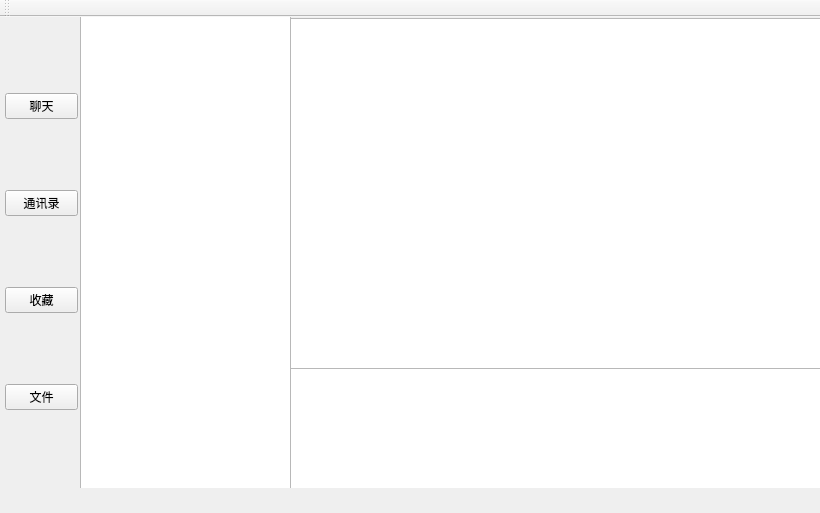
<?xml version="1.0" encoding="UTF-8"?>
<ui version="4.0">
 <class>MyQQ3ClientClass</class>
 <widget class="QMainWindow" name="MyQQ3ClientClass">
  <property name="geometry">
   <rect>
    <x>0</x>
    <y>0</y>
    <width>820</width>
    <height>513</height>
   </rect>
  </property>
  <property name="windowTitle">
   <string>MyQQ3Client</string>
  </property>
  <widget class="QWidget" name="centralWidget">
   <widget class="QWidget" name="widget" native="true">
    <property name="geometry">
     <rect>
      <x>0</x>
      <y>0</y>
      <width>821</width>
      <height>471</height>
     </rect>
    </property>
    <widget class="QWidget" name="layoutWidget">
     <property name="geometry">
      <rect>
       <x>-6</x>
       <y>0</y>
       <width>95</width>
       <height>471</height>
      </rect>
     </property>
     <layout class="QVBoxLayout" name="verticalLayout">
      <item>
       <widget class="QPushButton" name="ChatButton">
        <property name="text">
         <string>聊天</string>
        </property>
       </widget>
      </item>
      <item>
       <widget class="QPushButton" name="ContactButton">
        <property name="text">
         <string>通讯录</string>
        </property>
       </widget>
      </item>
      <item>
       <widget class="QPushButton" name="CollectButton">
        <property name="text">
         <string>收藏</string>
        </property>
       </widget>
      </item>
      <item>
       <widget class="QPushButton" name="FileButton">
        <property name="text">
         <string>文件</string>
        </property>
       </widget>
      </item>
     </layout>
    </widget>
    <widget class="QStackedWidget" name="mainStackedWidget">
     <property name="geometry">
      <rect>
       <x>70</x>
       <y>0</y>
       <width>751</width>
       <height>471</height>
      </rect>
     </property>
     <property name="currentIndex">
      <number>1</number>
     </property>
     <widget class="QWidget" name="page">
      <widget class="QWidget" name="widget_2" native="true">
       <property name="geometry">
        <rect>
         <x>280</x>
         <y>0</y>
         <width>471</width>
         <height>471</height>
        </rect>
       </property>
       <widget class="QPushButton" name="sendMessagePushButton">
        <property name="geometry">
         <rect>
          <x>170</x>
          <y>350</y>
          <width>131</width>
          <height>51</height>
         </rect>
        </property>
        <property name="text">
         <string>发消息</string>
        </property>
       </widget>
       <widget class="QWidget" name="layoutWidget">
        <property name="geometry">
         <rect>
          <x>30</x>
          <y>0</y>
          <width>411</width>
          <height>311</height>
         </rect>
        </property>
        <layout class="QVBoxLayout" name="verticalLayout_5">
         <item>
          <layout class="QHBoxLayout" name="horizontalLayout_2">
           <item>
            <layout class="QVBoxLayout" name="verticalLayout_4">
             <item>
              <widget class="QLabel" name="nickNameTextDisplay">
               <property name="text">
                <string>TextLabel</string>
               </property>
              </widget>
             </item>
             <item>
              <widget class="QLabel" name="quoteTextDisplay">
               <property name="text">
                <string>TextLabel</string>
               </property>
              </widget>
             </item>
            </layout>
           </item>
           <item>
            <spacer name="horizontalSpacer">
             <property name="orientation">
              <enum>Qt::Horizontal</enum>
             </property>
             <property name="sizeHint" stdset="0">
              <size>
               <width>50</width>
               <height>20</height>
              </size>
             </property>
            </spacer>
           </item>
           <item>
            <widget class="QLabel" name="profileDisplay">
             <property name="text">
              <string>TextLabel</string>
             </property>
            </widget>
           </item>
          </layout>
         </item>
         <item>
          <layout class="QHBoxLayout" name="horizontalLayout">
           <item>
            <layout class="QVBoxLayout" name="verticalLayout_2">
             <item>
              <widget class="QLabel" name="label">
               <property name="text">
                <string>备注：</string>
               </property>
              </widget>
             </item>
             <item>
              <widget class="QLabel" name="label_2">
               <property name="text">
                <string>地区：</string>
               </property>
              </widget>
             </item>
             <item>
              <widget class="QLabel" name="label_3">
               <property name="text">
                <string>MyQQ3号：</string>
               </property>
              </widget>
             </item>
            </layout>
           </item>
           <item>
            <layout class="QVBoxLayout" name="verticalLayout_3">
             <item>
              <widget class="QLineEdit" name="markNameLineEdit"/>
             </item>
             <item>
              <widget class="QLabel" name="cityTextDisplay">
               <property name="text">
                <string>TextLabel</string>
               </property>
              </widget>
             </item>
             <item>
              <widget class="QLineEdit" name="MyQQ3NameDisplay"/>
             </item>
            </layout>
           </item>
          </layout>
         </item>
        </layout>
       </widget>
       <widget class="QPushButton" name="add">
        <property name="geometry">
         <rect>
          <x>160</x>
          <y>430</y>
          <width>93</width>
          <height>28</height>
         </rect>
        </property>
        <property name="text">
         <string>add</string>
        </property>
       </widget>
       <widget class="QPushButton" name="commit">
        <property name="geometry">
         <rect>
          <x>310</x>
          <y>370</y>
          <width>93</width>
          <height>28</height>
         </rect>
        </property>
        <property name="text">
         <string>commit</string>
        </property>
       </widget>
      </widget>
      <widget class="QTableView" name="tableView">
       <property name="geometry">
        <rect>
         <x>0</x>
         <y>0</y>
         <width>311</width>
         <height>471</height>
        </rect>
       </property>
      </widget>
     </widget>
     <widget class="QWidget" name="page_1">
      <widget class="QListWidget" name="listWidget_2">
       <property name="geometry">
        <rect>
         <x>10</x>
         <y>-9</y>
         <width>211</width>
         <height>481</height>
        </rect>
       </property>
      </widget>
      <widget class="QPlainTextEdit" name="ChatRecordInputPlainTextEdit">
       <property name="geometry">
        <rect>
         <x>220</x>
         <y>350</y>
         <width>531</width>
         <height>131</height>
        </rect>
       </property>
       <property name="plainText">
        <string/>
       </property>
      </widget>
      <widget class="QListView" name="ChatHistoryListView">
       <property name="geometry">
        <rect>
         <x>220</x>
         <y>1</y>
         <width>531</width>
         <height>351</height>
        </rect>
       </property>
      </widget>
     </widget>
     <widget class="QWidget" name="page_2"/>
     <widget class="QWidget" name="page_5"/>
    </widget>
   </widget>
  </widget>
  <widget class="QMenuBar" name="menuBar">
   <property name="geometry">
    <rect>
     <x>0</x>
     <y>0</y>
     <width>820</width>
     <height>26</height>
    </rect>
   </property>
  </widget>
  <widget class="QToolBar" name="mainToolBar">
   <attribute name="toolBarArea">
    <enum>TopToolBarArea</enum>
   </attribute>
   <attribute name="toolBarBreak">
    <bool>false</bool>
   </attribute>
  </widget>
 </widget>
 <layoutdefault spacing="6" margin="11"/>
 <resources/>
 <connections/>
</ui>
